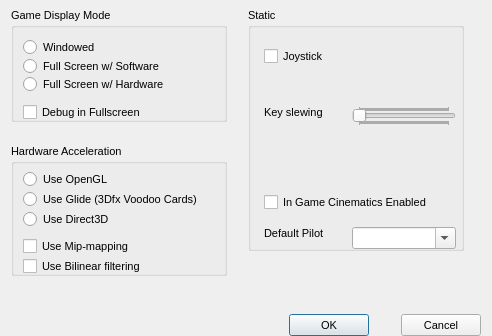
<?xml version="1.0"?>
<ui version="4.0">
  <class>PreferencesDialog</class>
  <widget class="QDialog" name="IDD_PREFERENCES">
    <property name="geometry">
      <rect>
        <x>0</x>
        <y>0</y>
        <width>492</width>
        <height>336</height>
      </rect>
    </property>
    <property name="windowTitle">
      <string>Editor preferences</string>
    </property>
    <property name="font">
      <font>
        <family>Liberation Sans</family>
        <pointsize>8</pointsize>
        <bold>false</bold>
        <italic>false</italic>
      </font>
    </property>
    <property name="enabled">
      <bool>true</bool>
    </property>
    <property name="windowFlags">
      <set>Qt::Dialog|Qt::WindowCloseButtonHint</set>
    </property>
    <property name="minimumSize">
      <size>
        <width>492</width>
        <height>336</height>
      </size>
    </property>
    <property name="maximumSize">
      <size>
        <width>492</width>
        <height>336</height>
      </size>
    </property>
    <widget class="QGroupBox" name="IDC_STATIC">
      <property name="geometry">
        <rect>
          <x>11</x>
          <y>8</y>
          <width>216</width>
          <height>114</height>
        </rect>
      </property>
      <property name="title">
        <string>Game Display Mode</string>
      </property>
      <property name="visible">
        <bool>true</bool>
      </property>
      <property name="enabled">
        <bool>true</bool>
      </property>
      <property name="flat">
        <bool>false</bool>
      </property>
      <widget class="QRadioButton" name="IDC_WINDOWED">
        <property name="geometry">
          <rect>
            <x>12</x>
            <y>30</y>
            <width>89</width>
            <height>19</height>
          </rect>
        </property>
        <property name="text">
          <string>Windowed</string>
        </property>
        <property name="visible">
          <bool>true</bool>
        </property>
        <property name="enabled">
          <bool>true</bool>
        </property>
      </widget>
      <widget class="QRadioButton" name="IDC_FULLSCREEN_SW">
        <property name="geometry">
          <rect>
            <x>12</x>
            <y>49</y>
            <width>176</width>
            <height>19</height>
          </rect>
        </property>
        <property name="text">
          <string>Full Screen w/ Software</string>
        </property>
        <property name="visible">
          <bool>true</bool>
        </property>
        <property name="enabled">
          <bool>true</bool>
        </property>
      </widget>
      <widget class="QRadioButton" name="IDC_FULLSCREEN_HW">
        <property name="geometry">
          <rect>
            <x>12</x>
            <y>66</y>
            <width>176</width>
            <height>21</height>
          </rect>
        </property>
        <property name="text">
          <string>Full Screen w/ Hardware</string>
        </property>
        <property name="visible">
          <bool>true</bool>
        </property>
        <property name="enabled">
          <bool>true</bool>
        </property>
      </widget>
      <widget class="QCheckBox" name="IDC_DEBUG_CHECK">
        <property name="geometry">
          <rect>
            <x>12</x>
            <y>95</y>
            <width>184</width>
            <height>19</height>
          </rect>
        </property>
        <property name="text">
          <string>Debug in Fullscreen</string>
        </property>
        <property name="visible">
          <bool>true</bool>
        </property>
        <property name="enabled">
          <bool>true</bool>
        </property>
      </widget>
    </widget>
    <widget class="QGroupBox" name="IDC_STATIC_2">
      <property name="geometry">
        <rect>
          <x>248</x>
          <y>8</y>
          <width>216</width>
          <height>243</height>
        </rect>
      </property>
      <property name="title">
        <string>Static</string>
      </property>
      <property name="visible">
        <bool>true</bool>
      </property>
      <property name="enabled">
        <bool>true</bool>
      </property>
      <property name="flat">
        <bool>false</bool>
      </property>
      <widget class="QCheckBox" name="IDC_JOYENABLE">
        <property name="geometry">
          <rect>
            <x>16</x>
            <y>39</y>
            <width>128</width>
            <height>19</height>
          </rect>
        </property>
        <property name="text">
          <string>Joystick</string>
        </property>
        <property name="visible">
          <bool>true</bool>
        </property>
        <property name="enabled">
          <bool>true</bool>
        </property>
      </widget>
      <widget class="QLabel" name="IDC_STATIC_3">
        <property name="geometry">
          <rect>
            <x>16</x>
            <y>98</y>
            <width>80</width>
            <height>16</height>
          </rect>
        </property>
        <property name="text">
          <string>Key slewing</string>
        </property>
        <property name="visible">
          <bool>true</bool>
        </property>
        <property name="enabled">
          <bool>true</bool>
        </property>
        <property name="alignment">
          <set>Qt::AlignLeft</set>
        </property>
      </widget>
      <widget class="QSlider" name="IDC_SLEWSLIDER">
        <property name="geometry">
          <rect>
            <x>104</x>
            <y>98</y>
            <width>104</width>
            <height>20</height>
          </rect>
        </property>

        <property name="visible">
          <bool>true</bool>
        </property>
        <property name="enabled">
          <bool>true</bool>
        </property>
        <property name="orientation">
          <enum>Qt::Horizontal</enum>
        </property>
        <property name="tickPosition">
          <enum>QSlider::TicksBothSides</enum>
        </property>
        <property name="tickInterval">
          <number>1</number>
        </property>
      </widget>
      <widget class="QCheckBox" name="IDC_IGC_ENABLED">
        <property name="geometry">
          <rect>
            <x>16</x>
            <y>185</y>
            <width>171</width>
            <height>19</height>
          </rect>
        </property>
        <property name="text">
          <string>In Game Cinematics Enabled</string>
        </property>
        <property name="visible">
          <bool>true</bool>
        </property>
        <property name="enabled">
          <bool>true</bool>
        </property>
      </widget>
      <widget class="QLabel" name="IDC_STATIC_4">
        <property name="geometry">
          <rect>
            <x>16</x>
            <y>219</y>
            <width>62</width>
            <height>13</height>
          </rect>
        </property>
        <property name="text">
          <string>Default Pilot</string>
        </property>
        <property name="visible">
          <bool>true</bool>
        </property>
        <property name="enabled">
          <bool>true</bool>
        </property>
        <property name="alignment">
          <set>Qt::AlignLeft</set>
        </property>
      </widget>
      <widget class="QComboBox" name="IDC_DEFAULT_PILOT">
        <property name="maxVisibleItems">
          <number>5</number>
        </property>
        <property name="geometry">
          <rect>
            <x>104</x>
            <y>219</y>
            <width>104</width>
            <height>22</height>
          </rect>
        </property>
        <property name="visible">
          <bool>true</bool>
        </property>
        <property name="enabled">
          <bool>true</bool>
        </property>
        <property name="editable">
          <bool>true</bool>
        </property>
      </widget>
    </widget>
    <widget class="QGroupBox" name="IDC_HARDWARE_ACC">
      <property name="geometry">
        <rect>
          <x>11</x>
          <y>144</y>
          <width>216</width>
          <height>132</height>
        </rect>
      </property>
      <property name="title">
        <string>Hardware Acceleration</string>
      </property>
      <property name="visible">
        <bool>true</bool>
      </property>
      <property name="enabled">
        <bool>true</bool>
      </property>
      <property name="flat">
        <bool>false</bool>
      </property>
      <widget class="QRadioButton" name="IDC_USE_OPENGL">
        <property name="geometry">
          <rect>
            <x>12</x>
            <y>26</y>
            <width>138</width>
            <height>19</height>
          </rect>
        </property>
        <property name="text">
          <string>Use OpenGL</string>
        </property>
        <property name="visible">
          <bool>true</bool>
        </property>
        <property name="enabled">
          <bool>true</bool>
        </property>
      </widget>
      <widget class="QRadioButton" name="IDC_USE_GLIDE">
        <property name="geometry">
          <rect>
            <x>12</x>
            <y>46</y>
            <width>192</width>
            <height>19</height>
          </rect>
        </property>
        <property name="text">
          <string>Use Glide (3Dfx Voodoo Cards)</string>
        </property>
        <property name="visible">
          <bool>true</bool>
        </property>
        <property name="enabled">
          <bool>true</bool>
        </property>
      </widget>
      <widget class="QRadioButton" name="IDC_USE_D3D">
        <property name="geometry">
          <rect>
            <x>12</x>
            <y>66</y>
            <width>176</width>
            <height>19</height>
          </rect>
        </property>
        <property name="text">
          <string>Use Direct3D</string>
        </property>
        <property name="visible">
          <bool>true</bool>
        </property>
        <property name="enabled">
          <bool>true</bool>
        </property>
      </widget>
      <widget class="QCheckBox" name="IDC_MIPPING_CHECK">
        <property name="geometry">
          <rect>
            <x>12</x>
            <y>93</y>
            <width>130</width>
            <height>19</height>
          </rect>
        </property>
        <property name="text">
          <string>Use Mip-mapping</string>
        </property>
        <property name="visible">
          <bool>true</bool>
        </property>
        <property name="enabled">
          <bool>true</bool>
        </property>
      </widget>
      <widget class="QCheckBox" name="IDC_BILINEAR_CHECK">
        <property name="geometry">
          <rect>
            <x>12</x>
            <y>113</y>
            <width>120</width>
            <height>19</height>
          </rect>
        </property>
        <property name="text">
          <string>Use Bilinear filtering</string>
        </property>
        <property name="visible">
          <bool>true</bool>
        </property>
        <property name="enabled">
          <bool>true</bool>
        </property>
      </widget>
    </widget>
    <widget class="QPushButton" name="IDOK">
      <property name="geometry">
        <rect>
          <x>289</x>
          <y>314</y>
          <width>80</width>
          <height>22</height>
        </rect>
      </property>
      <property name="text">
        <string>OK</string>
      </property>
      <property name="visible">
        <bool>true</bool>
      </property>
      <property name="enabled">
        <bool>true</bool>
      </property>
      <property name="default">
        <bool>true</bool>
      </property>
      <property name="autoDefault">
        <bool>true</bool>
      </property>
    </widget>
    <widget class="QPushButton" name="IDCANCEL">
      <property name="geometry">
        <rect>
          <x>401</x>
          <y>314</y>
          <width>80</width>
          <height>22</height>
        </rect>
      </property>
      <property name="text">
        <string>Cancel</string>
      </property>
      <property name="visible">
        <bool>true</bool>
      </property>
      <property name="enabled">
        <bool>true</bool>
      </property>
      <property name="default">
        <bool>false</bool>
      </property>
      <property name="autoDefault">
        <bool>false</bool>
      </property>
    </widget>
    <action name="IDD_ORPHANHUNTER">
      <property name="text">
        <string>Orphan Hunter</string>
      </property>
    </action>
    <action name="IDD_REORDER_PAGES">
      <property name="text">
        <string>Reorder Net Pages</string>
      </property>
    </action>
    <action name="IDD_SHOW_ALL_CHECKED_OUT">
      <property name="text">
        <string>Show All Pages Checked Out</string>
      </property>
    </action>
    <action name="IDM_IMPORT_BITMAP">
      <property name="text">
        <string>Bitmap/Animation Converter...</string>
      </property>
    </action>
    <action name="ID_APP_ABOUT">
      <property name="text">
        <string>&amp;About editor...</string>
      </property>
    </action>
    <action name="ID_APP_EXIT">
      <property name="text">
        <string>E&amp;xit</string>
      </property>
      <property name="shortcut">
        <string>Alt+X</string>
      </property>
    </action>
    <action name="ID_BRIEFING_EDITOR">
      <property name="text">
        <string>Briefing Editor...</string>
      </property>
    </action>
    <action name="ID_BUTTON_LIGHTING">
      <property name="text">
        <string>ID_BUTTON_LIGHTING</string>
      </property>
    </action>
    <action name="ID_BUTTON_OUTLINE">
      <property name="text">
        <string>ID_BUTTON_OUTLINE</string>
      </property>
    </action>
    <action name="ID_BUTTON_WINDOWSELECTION">
      <property name="text">
        <string>ID_BUTTON_WINDOWSELECTION</string>
      </property>
    </action>
    <action name="ID_D3HELP">
      <property name="text">
        <string>Help on D3 Editor</string>
      </property>
    </action>
    <action name="ID_EDITORS_AIPROPERTIES">
      <property name="text">
        <string>AI Properties...</string>
      </property>
    </action>
    <action name="ID_EDITORS_AMBIENTSOUNDS">
      <property name="text">
        <string>Ambient Sounds...</string>
      </property>
    </action>
    <action name="ID_EDITORS_DALLAS">
      <property name="text">
        <string>Dallas Graphical Script Editor...</string>
      </property>
    </action>
    <action name="ID_EDITORS_FILES">
      <property name="text">
        <string>Files...</string>
      </property>
    </action>
    <action name="ID_EDITORS_MEGACELLS">
      <property name="text">
        <string>Megacells...</string>
      </property>
    </action>
    <action name="ID_EDIT_ADDSELECT">
      <property name="text">
        <string>Add Current Room to Selected List</string>
      </property>
    </action>
    <action name="ID_EDIT_ATTACH">
      <property name="text">
        <string>&amp;Attach</string>
      </property>
    </action>
    <action name="ID_EDIT_CLEARSELECTED">
      <property name="text">
        <string>Clear Selected List</string>
      </property>
    </action>
    <action name="ID_EDIT_COPY">
      <property name="text">
        <string>&amp;Copy</string>
      </property>
      <property name="shortcut">
        <string>Ctrl+Ins</string>
      </property>
    </action>
    <action name="ID_EDIT_CUT">
      <property name="text">
        <string>Cu&amp;t</string>
      </property>
      <property name="shortcut">
        <string>Shift+Del</string>
      </property>
    </action>
    <action name="ID_EDIT_DELETE">
      <property name="text">
        <string>&amp;Delete</string>
      </property>
    </action>
    <action name="ID_EDIT_LOADSCRAP">
      <property name="text">
        <string>Load Scrap from Disk</string>
      </property>
    </action>
    <action name="ID_EDIT_PASTE">
      <property name="text">
        <string>&amp;Paste</string>
      </property>
      <property name="shortcut">
        <string>Shift+Ins</string>
      </property>
    </action>
    <action name="ID_EDIT_PLACE">
      <property name="text">
        <string>&amp;Place in Mine</string>
      </property>
    </action>
    <action name="ID_EDIT_PLACE_TERRAIN">
      <property name="text">
        <string>&amp;Place on Terrain</string>
      </property>
    </action>
    <action name="ID_EDIT_REMOVESELECT">
      <property name="text">
        <string>Remove Current Room from Selected List</string>
      </property>
    </action>
    <action name="ID_EDIT_SAVESCRAP">
      <property name="text">
        <string>Save Scrap to Disk</string>
      </property>
    </action>
    <action name="ID_EDIT_SELECTATTACHED">
      <property name="text">
        <string>Select All Rooms Attached to Current Room</string>
      </property>
    </action>
    <action name="ID_EDIT_UNDO">
      <property name="text">
        <string>&amp;Undo</string>
      </property>
      <property name="shortcut">
        <string>Alt+Backspace</string>
      </property>
    </action>
    <action name="ID_FILE_AUTOSAVE">
      <property name="text">
        <string>Autosave</string>
      </property>
      <property name="checkable">
        <bool>true</bool>
      </property>
    </action>
    <action name="ID_FILE_CHECKMINE">
      <property name="text">
        <string>&amp;Check Mine</string>
      </property>
    </action>
    <action name="ID_FILE_FIXCRACKS">
      <property name="text">
        <string>Fix Level Cracks</string>
      </property>
    </action>
    <action name="ID_FILE_FIXDEGENERATEFACES">
      <property name="text">
        <string>Fix/Remove Degenerate Faces</string>
      </property>
    </action>
    <action name="ID_FILE_IMPORT_ROOM">
      <property name="text">
        <string>Import 3DSMax Room</string>
      </property>
    </action>
    <action name="ID_FILE_INFORMATION">
      <property name="text">
        <string>&amp;Information</string>
      </property>
      <property name="shortcut">
        <string>Alt+I</string>
      </property>
    </action>
    <action name="ID_FILE_LEAVE_EDITOR">
      <property name="text">
        <string>Go to main menu...</string>
      </property>
    </action>
    <action name="ID_FILE_LEVELPROPS">
      <property name="text">
        <string>Set Selected Room(s) Properties</string>
      </property>
    </action>
    <action name="ID_FILE_LEVEL_INFO">
      <property name="text">
        <string>Edit Level Info...</string>
      </property>
    </action>
    <action name="ID_FILE_MRU_FILE1">
      <property name="text">
        <string>Recent File</string>
      </property>
      <property name="enabled">
        <bool>false</bool>
      </property>
    </action>
    <action name="ID_FILE_NEW">
      <property name="text">
        <string>&amp;New</string>
      </property>
      <property name="shortcut">
        <string>Ctrl+N</string>
      </property>
    </action>
    <action name="ID_FILE_OPEN">
      <property name="text">
        <string>&amp;Open...</string>
      </property>
      <property name="shortcut">
        <string>Ctrl+O</string>
      </property>
    </action>
    <action name="ID_FILE_PLAY640X480">
      <property name="text">
        <string>&amp;Play in 640 x 480</string>
      </property>
      <property name="shortcut">
        <string>Alt+P</string>
      </property>
    </action>
    <action name="ID_FILE_PREFERENCES">
      <property name="text">
        <string>Preferences</string>
      </property>
    </action>
    <action name="ID_FILE_PRINT">
      <property name="text">
        <string>&amp;Print...</string>
      </property>
      <property name="shortcut">
        <string>Ctrl+P</string>
      </property>
    </action>
    <action name="ID_FILE_PRINT_PREVIEW">
      <property name="text">
        <string>Print Pre&amp;view</string>
      </property>
    </action>
    <action name="ID_FILE_PRINT_SETUP">
      <property name="text">
        <string>P&amp;rint Setup...</string>
      </property>
    </action>
    <action name="ID_FILE_REMOVEDUPLICATEFACESFROMCURRENTROOM">
      <property name="text">
        <string>Remove Duplicate Faces from Current Room</string>
      </property>
    </action>
    <action name="ID_FILE_REMOVEEXTRAPOINTS">
      <property name="text">
        <string>Remove Extra Points</string>
      </property>
    </action>
    <action name="ID_FILE_RESTOREGAMESTATE">
      <property name="text">
        <string>Restore Gamestate</string>
      </property>
    </action>
    <action name="ID_FILE_SAVE">
      <property name="text">
        <string>&amp;Save</string>
      </property>
      <property name="shortcut">
        <string>Ctrl+S</string>
      </property>
    </action>
    <action name="ID_FILE_SAVEGOALTEXT">
      <property name="text">
        <string>Save Goal Text to File</string>
      </property>
    </action>
    <action name="ID_FILE_SAVE_AS">
      <property name="text">
        <string>Save &amp;As...</string>
      </property>
    </action>
    <action name="ID_FILE_SAVE_COPY_AS">
      <property name="text">
        <string>Save Copy &amp;As...</string>
      </property>
    </action>
    <action name="ID_FILE_STATS">
      <property name="text">
        <string>Show Level Stats</string>
      </property>
    </action>
    <action name="ID_FILE_UPDATE">
      <property name="text">
        <string>&amp;Update</string>
      </property>
      <property name="shortcut">
        <string>Ctrl+S</string>
      </property>
    </action>
    <action name="ID_FILE_VERIFY_LEVEL">
      <property name="text">
        <string>Verify Level</string>
      </property>
    </action>
    <action name="ID_HOTSPOT_TGA">
      <property name="text">
        <string>HotSpot TGA Extractor...</string>
      </property>
    </action>
    <action name="ID_MINE_VIEW">
      <property name="text">
        <string>Mine View</string>
      </property>
      <property name="shortcut">
        <string>F2</string>
      </property>
    </action>
    <action name="ID_OBJBUTTON">
      <property name="text">
        <string>ID_OBJBUTTON</string>
      </property>
    </action>
    <action name="ID_OBJECT_DELETEOBJECT">
      <property name="text">
        <string>Delete Object</string>
      </property>
      <property name="shortcut">
        <string>Del</string>
      </property>
    </action>
    <action name="ID_OBJECT_MOVEPLAYER">
      <property name="text">
        <string>Move Player 0 to Viewer</string>
      </property>
    </action>
    <action name="ID_OBJECT_PLACECAMERAATCURRENTFACE">
      <property name="text">
        <string>Create New Camera at Current Face</string>
      </property>
    </action>
    <action name="ID_OBJECT_PLACECAMERAATVIEWER">
      <property name="text">
        <string>Create New Camera at Viewer</string>
      </property>
    </action>
    <action name="ID_OBJECT_PLACEOBJECT">
      <property name="text">
        <string>Place Object</string>
      </property>
      <property name="shortcut">
        <string>Ins</string>
      </property>
    </action>
    <action name="ID_OBJECT_PLACESOUNDSOURCEATVIEWER">
      <property name="text">
        <string>Create SoundSource at Viewer</string>
      </property>
    </action>
    <action name="ID_OBJECT_PLACEWAYPOINTATVIEWER">
      <property name="text">
        <string>Place Waypoint at Viewer</string>
      </property>
    </action>
    <action name="ID_OBJECT_SELECTBYNUMBER">
      <property name="text">
        <string>Select Object By Number</string>
      </property>
    </action>
    <action name="ID_OBJECT_SETCAMERAFROMVIEWER">
      <property name="text">
        <string>Move Camera to Viewer</string>
      </property>
    </action>
    <action name="ID_OBJECT_SETVIEWERFROMCAMERA">
      <property name="text">
        <string>Move Viewer to Camera</string>
      </property>
    </action>
    <action name="ID_OSIRISCOMPILE">
      <property name="text">
        <string>ID_OSIRISCOMPILE</string>
      </property>
    </action>
    <action name="ID_REINIT_OPENGL">
      <property name="text">
        <string>ID_REINIT_OPENGL</string>
      </property>
    </action>
    <action name="ID_ROOM_ADD">
      <property name="text">
        <string>&amp;Add Room at Current Face</string>
      </property>
      <property name="shortcut">
        <string>Shift+A</string>
      </property>
    </action>
    <action name="ID_ROOM_ADDVERTTONEWFACE">
      <property name="text">
        <string>Add Vert to New Face</string>
      </property>
      <property name="shortcut">
        <string>Shift+V</string>
      </property>
    </action>
    <action name="ID_ROOM_ATTACHROOM">
      <property name="text">
        <string>Attach Room</string>
      </property>
    </action>
    <action name="ID_ROOM_BUILDBRIDGE">
      <property name="text">
        <string>&amp;Build Bridge</string>
      </property>
    </action>
    <action name="ID_ROOM_BUILDSMOOTHBRIDGE">
      <property name="text">
        <string>Build Smooth Bridge</string>
      </property>
      <property name="shortcut">
        <string>Ctrl+B</string>
      </property>
    </action>
    <action name="ID_ROOM_CLEARCENTERPOINT">
      <property name="text">
        <string>Clear Center Point</string>
      </property>
    </action>
    <action name="ID_ROOM_COMBINE">
      <property name="text">
        <string>Combine Rooms</string>
      </property>
    </action>
    <action name="ID_ROOM_DELETE">
      <property name="text">
        <string>Delete Current Room</string>
      </property>
    </action>
    <action name="ID_ROOM_DELETECONNECTEDFACES">
      <property name="text">
        <string>Delete Connected Faces</string>
      </property>
    </action>
    <action name="ID_ROOM_DELETEFACE">
      <property name="text">
        <string>Delete Current Face</string>
      </property>
    </action>
    <action name="ID_ROOM_DELETEPORTAL">
      <property name="text">
        <string>Delete Current Portal</string>
      </property>
    </action>
    <action name="ID_ROOM_DELETEVERT">
      <property name="text">
        <string>Delete Current Vert From Face</string>
      </property>
    </action>
    <action name="ID_ROOM_DROPROOM">
      <property name="text">
        <string>Drop Room</string>
      </property>
    </action>
    <action name="ID_ROOM_FACE_ADDVERTTOEDGE">
      <property name="text">
        <string>Add Vert To Edge</string>
      </property>
    </action>
    <action name="ID_ROOM_FACE_DELETEVERTONEDGE">
      <property name="text">
        <string>Delete Vert on Edge</string>
      </property>
    </action>
    <action name="ID_ROOM_FACE_MOVEVERTONEDGE">
      <property name="text">
        <string>Move Vert on Edge</string>
      </property>
    </action>
    <action name="ID_ROOM_FACE_SPLITFACE">
      <property name="text">
        <string>Split Face</string>
      </property>
    </action>
    <action name="ID_ROOM_FINISHNEWFACE">
      <property name="text">
        <string>Add Last Point to New Face (Finish Face)</string>
      </property>
    </action>
    <action name="ID_ROOM_GRABTEXTURE">
      <property name="text">
        <string>Grab Texture</string>
      </property>
      <property name="shortcut">
        <string>G</string>
      </property>
    </action>
    <action name="ID_ROOM_JOINROOMS">
      <property name="text">
        <string>Join Rooms</string>
      </property>
    </action>
    <action name="ID_ROOM_JOINROOMSEXACT">
      <property name="text">
        <string>Join Rooms Exact</string>
      </property>
    </action>
    <action name="ID_ROOM_JOIN_ADJACENT_FACES">
      <property name="text">
        <string>Join Adjacent Faces</string>
      </property>
    </action>
    <action name="ID_ROOM_LINKTONEWEXTERNAL">
      <property name="text">
        <string>Link Room to New External Room</string>
      </property>
    </action>
    <action name="ID_ROOM_MARK">
      <property name="text">
        <string>&amp;Mark Room/Face</string>
      </property>
      <property name="shortcut">
        <string>Ctrl+M</string>
      </property>
    </action>
    <action name="ID_ROOM_MERGEOBJECTINTOROOM">
      <property name="text">
        <string>Merge Object into Room</string>
      </property>
    </action>
    <action name="ID_ROOM_NEXTFACE">
      <property name="text">
        <string>Next Face</string>
      </property>
      <property name="shortcut">
        <string>F</string>
      </property>
    </action>
    <action name="ID_ROOM_PLACEROOM">
      <property name="text">
        <string>Place Room at Current Room</string>
      </property>
    </action>
    <action name="ID_ROOM_PLACETERRAINROOM">
      <property name="text">
        <string>Place Room at Current Terrain Cell</string>
      </property>
    </action>
    <action name="ID_ROOM_PREVIOUSFACE">
      <property name="text">
        <string>Previous Face</string>
      </property>
      <property name="shortcut">
        <string>Shift+F</string>
      </property>
    </action>
    <action name="ID_ROOM_PROPAGATETOADJACENTCOPLANARFACES">
      <property name="text">
        <string>Propagate to Adjacent Coplanar Faces</string>
      </property>
      <property name="shortcut">
        <string>Ctrl+F</string>
      </property>
    </action>
    <action name="ID_ROOM_PROPAGATETOALL">
      <property name="text">
        <string>Propagate to All Faces in Room</string>
      </property>
      <property name="shortcut">
        <string>Shift+R</string>
      </property>
    </action>
    <action name="ID_ROOM_RENAMEROOM">
      <property name="text">
        <string>Rename Room</string>
      </property>
      <property name="shortcut">
        <string>Ctrl+R</string>
      </property>
    </action>
    <action name="ID_ROOM_ROTATEPLACEDROOM45DEGREES">
      <property name="text">
        <string>Rotate Placed Room 45 Degrees</string>
      </property>
    </action>
    <action name="ID_ROOM_SAVECURRENTROOM">
      <property name="text">
        <string>Save Current Room</string>
      </property>
    </action>
    <action name="ID_ROOM_SELECTBYNUMBER">
      <property name="text">
        <string>Select Room by Number</string>
      </property>
    </action>
    <action name="ID_ROOM_SELECTFACEBYNUMBER">
      <property name="text">
        <string>Select Face by Number</string>
      </property>
    </action>
    <action name="ID_ROOM_SETCENTERFROMVIEWER">
      <property name="text">
        <string>Set Room Center from Viewer</string>
      </property>
    </action>
    <action name="ID_ROOM_SNAPPLACEDROOM">
      <property name="text">
        <string>Snap Placed Room</string>
      </property>
    </action>
    <action name="ID_ROOM_SNAPPOINTTOEDGE">
      <property name="text">
        <string>Snap Point to Edge</string>
      </property>
    </action>
    <action name="ID_ROOM_SNAPPOINTTOFACE">
      <property name="text">
        <string>Snap Point to Face</string>
      </property>
    </action>
    <action name="ID_ROOM_SNAPPOINTTOPOINT">
      <property name="text">
        <string>Snap Point to Point</string>
      </property>
    </action>
    <action name="ID_ROOM_SPLITFACE">
      <property name="text">
        <string>Triangulate face</string>
      </property>
    </action>
    <action name="ID_ROOM_STARTNEWFACE">
      <property name="text">
        <string>Add First Point to New Face (Start Face)</string>
      </property>
    </action>
    <action name="ID_ROOM_SWAPMAKEDANDCURRENTROOMFACE">
      <property name="text">
        <string>Swap Marked and Current Room/Face</string>
      </property>
    </action>
    <action name="ID_ROOM_UNDOSNAP">
      <property name="text">
        <string>Undo Snap</string>
      </property>
    </action>
    <action name="ID_ROOM_UNPLACEROOM">
      <property name="text">
        <string>Un-place Room/Group/Door</string>
      </property>
    </action>
    <action name="ID_ROOM_VIEW">
      <property name="text">
        <string>Room View</string>
      </property>
      <property name="shortcut">
        <string>F4</string>
      </property>
    </action>
    <action name="ID_SCRIPT_LEVEL_INTERFACE">
      <property name="text">
        <string>Levels and Scripts...</string>
      </property>
    </action>
    <action name="ID_SUBEDITORS_FONT">
      <property name="text">
        <string>Font Editor...</string>
      </property>
    </action>
    <action name="ID_SUBEDITORS_HOGMAKER">
      <property name="text">
        <string>Hog Maker...</string>
      </property>
    </action>
    <action name="ID_SUBEDITORS_TABLEFILEEDIT">
      <property name="text">
        <string>Table File Text Editor...</string>
      </property>
    </action>
    <action name="ID_SUBEDITORS_TABLEFILEFILTER">
      <property name="text">
        <string>Table File Filter...</string>
      </property>
    </action>
    <action name="ID_TABLEEDIT_FILE_EXIT">
      <property name="text">
        <string>&amp;Exit</string>
      </property>
    </action>
    <action name="ID_TABLEEDIT_FILE_LOAD">
      <property name="text">
        <string>&amp;Load...</string>
      </property>
    </action>
    <action name="ID_TABLEEDIT_FILE_SAVE">
      <property name="text">
        <string>&amp;Save</string>
      </property>
    </action>
    <action name="ID_TABLEEDIT_FILE_SAVE_AS">
      <property name="text">
        <string>S&amp;ave as...</string>
      </property>
    </action>
    <action name="ID_TABLEFILTER_FILE_EXIT">
      <property name="text">
        <string>Exit</string>
      </property>
    </action>
    <action name="ID_TABLEFILTER_FILE_LOAD">
      <property name="text">
        <string>Load...</string>
      </property>
    </action>
    <action name="ID_TABLEFILTER_FILE_NEW">
      <property name="text">
        <string>New</string>
      </property>
    </action>
    <action name="ID_TABLEFILTER_FILE_SAVE">
      <property name="text">
        <string>Save</string>
      </property>
    </action>
    <action name="ID_TABLEFILTER_FILE_SAVEAS">
      <property name="text">
        <string>Save as...</string>
      </property>
    </action>
    <action name="ID_TERRAIN_VIEW">
      <property name="text">
        <string>Terrain View</string>
      </property>
      <property name="shortcut">
        <string>F3</string>
      </property>
    </action>
    <action name="ID_TEST_TEST1">
      <property name="text">
        <string>Test function 1</string>
      </property>
    </action>
    <action name="ID_TEST_TEST2">
      <property name="text">
        <string>Test function 2</string>
      </property>
    </action>
    <action name="ID_TEST_TEST3">
      <property name="text">
        <string>Test function 3</string>
      </property>
    </action>
    <action name="ID_TOOLS_WORLD_OBJECTS_BUILDINGS">
      <property name="text">
        <string>Buildings...</string>
      </property>
    </action>
    <action name="ID_TOOLS_WORLD_OBJECTS_CLUTTER">
      <property name="text">
        <string>Clutter...</string>
      </property>
    </action>
    <action name="ID_TOOLS_WORLD_OBJECTS_DOOR">
      <property name="text">
        <string>Doors...</string>
      </property>
    </action>
    <action name="ID_TOOLS_WORLD_OBJECTS_LIGHTS">
      <property name="text">
        <string>Lights...</string>
      </property>
    </action>
    <action name="ID_TOOLS_WORLD_OBJECTS_PLAYER">
      <property name="text">
        <string>Player Ships...</string>
      </property>
    </action>
    <action name="ID_TOOLS_WORLD_OBJECTS_POWERUPS">
      <property name="text">
        <string>Powerups...</string>
      </property>
    </action>
    <action name="ID_TOOLS_WORLD_OBJECTS_ROBOTS">
      <property name="text">
        <string>Robots...</string>
      </property>
    </action>
    <action name="ID_TOOLS_WORLD_OBJECTS_SOUND">
      <property name="text">
        <string>Sounds...</string>
      </property>
    </action>
    <action name="ID_TOOLS_WORLD_TEXTURES">
      <property name="text">
        <string>Textures...</string>
      </property>
    </action>
    <action name="ID_TOOLS_WORLD_WEAPONS">
      <property name="text">
        <string>Weapons...</string>
      </property>
    </action>
    <action name="ID_VIEW_CENTERONCUBE">
      <property name="text">
        <string>Center on Current &amp;Room</string>
      </property>
      <property name="shortcut">
        <string>Home</string>
      </property>
    </action>
    <action name="ID_VIEW_CENTERONMINE">
      <property name="text">
        <string>Center on &amp;Mine Origin</string>
      </property>
    </action>
    <action name="ID_VIEW_CENTERONOBJECT">
      <property name="text">
        <string>Center on Current &amp;Object</string>
      </property>
    </action>
    <action name="ID_VIEW_DELETEVIEWER">
      <property name="text">
        <string>Delete Viewer</string>
      </property>
    </action>
    <action name="ID_VIEW_FLIP">
      <property name="text">
        <string>Flip Viewer</string>
      </property>
      <property name="shortcut">
        <string>/</string>
      </property>
    </action>
    <action name="ID_VIEW_KEYPAD_TOGGLE">
      <property name="text">
        <string>Keypad</string>
      </property>
      <property name="shortcut">
        <string>F10</string>
      </property>
    </action>
    <action name="ID_VIEW_MOVECAMERATOCURRENTOBJECT">
      <property name="text">
        <string>Move camera to Current Object</string>
      </property>
    </action>
    <action name="ID_VIEW_MOVECAMERATOSELECTEDFACE">
      <property name="text">
        <string>Move camera to &amp;Current Face</string>
      </property>
      <property name="shortcut">
        <string>Shift+C</string>
      </property>
    </action>
    <action name="ID_VIEW_MOVECAMERATOSELECTEDROOM">
      <property name="text">
        <string>Move camera to &amp;Current Room</string>
      </property>
      <property name="shortcut">
        <string>C</string>
      </property>
    </action>
    <action name="ID_VIEW_NEWVIEWER">
      <property name="text">
        <string>New Viewer</string>
      </property>
    </action>
    <action name="ID_VIEW_NEXTVIEWER">
      <property name="text">
        <string>Next Viewer</string>
      </property>
    </action>
    <action name="ID_VIEW_RESETVIEWRADIUS">
      <property name="text">
        <string>Reset View Radius</string>
      </property>
    </action>
    <action name="ID_VIEW_SHOWOBJECTSINWIREFRAMEVIEW">
      <property name="text">
        <string>Show objects in Wireframe view</string>
      </property>
    </action>
    <action name="ID_VIEW_SHOWVIEWERFORWARDVECTOR">
      <property name="text">
        <string>Show Viewer Forward Vector</string>
      </property>
    </action>
    <action name="ID_VIEW_STATUS_BAR">
      <property name="text">
        <string>&amp;Status Bar</string>
      </property>
    </action>
    <action name="ID_VIEW_TEXTUREMINE">
      <property name="text">
        <string>Te&amp;xtured view</string>
      </property>
    </action>
    <action name="ID_VIEW_TOOLBAR">
      <property name="text">
        <string>&amp;Toolbar</string>
      </property>
    </action>
    <action name="ID_VIEW_VIEWPROP">
      <property name="text">
        <string>Display Viewer Properties</string>
      </property>
    </action>
    <action name="ID_VIEW_WIREFRAMEMINE">
      <property name="text">
        <string>&amp;Wireframe view</string>
      </property>
    </action>
    <action name="ID_WINDOW_CASCADE">
      <property name="text">
        <string>&amp;Cascade</string>
      </property>
    </action>
    <action name="ID_WINDOW_TILE">
      <property name="text">
        <string>&amp;Tile</string>
      </property>
    </action>
    <action name="ID_ZBUTTON">
      <property name="text">
        <string>ID_ZBUTTON</string>
      </property>
    </action>
  </widget>
</ui>
